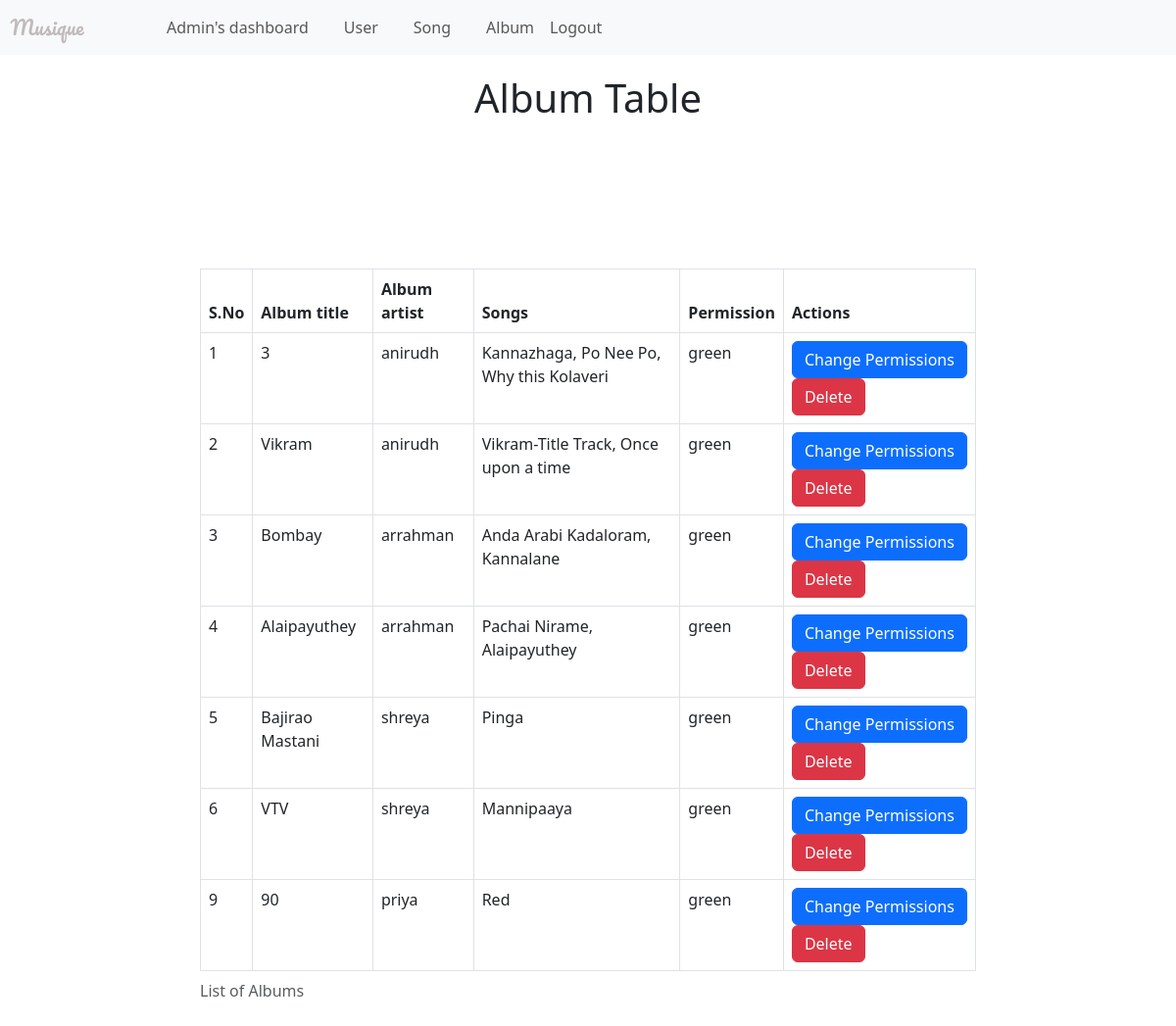
The page /admin/album/ (signed in) on the database its author committed.
### website/models.py (models this page shows)
class Album(db.Model):
    album_id = db.Column(db.Integer, primary_key=True, autoincrement=True)
    album_title = db.Column(db.String(255))
    album_artist = db.Column(db.String, db.ForeignKey('user.username'), nullable=False)
    songs = db.relationship('Song', backref='album', lazy=True)
    flag = db.Column(db.String, default='green')

### website/auth.py (the view)
@auth.route('/admin/album/')
@login_required
def album_table():
        result_query = (
            db.session.query(
                Album.album_id,
                Album.album_title,
                Album.album_artist,
                func.group_concat(Song.Song_name, ', ').label('songs'),
                Album.flag
            )
            .join(Song, Album.album_id == Song.album_id)
            .group_by(Album.album_id)
            .all()
        )
        return render_template('admin/album_table.html', albums=result_query)

### website/__init__.py (called while the page is built)
def create_app():
    app = Flask(__name__, static_url_path='/static', static_folder='static')
    app.config['SECRET_KEY'] = 'hjshjhdjah kjshkjdhjs'
    app.config['SQLALCHEMY_DATABASE_URI'] = f'sqlite:///{DB_NAME}'
    db.init_app(app)
    from .auth import auth
    from .models import User, Song, Album, Playlist
    app.register_blueprint(auth, url_prefix='/')
    with app.app_context():
        db.create_all()
    login_manager.login_view = 'auth.login'
    login_manager.init_app(app)
    @login_manager.user_loader
    def load_user(id):
        return User.query.get(int(id))
    return app

### website/templates/admin/album_table.html (shortened to what this page needs)
<!DOCTYPE html>
<html lang="en">
<head>
    <link href="https://cdn.jsdelivr.net/npm/bootstrap@5.3.0/dist/css/bootstrap.min.css" rel="stylesheet">
</head>
<body>
    <nav class="navbar navbar-expand-lg navbar-light bg-light">
        <div class="container-fluid">
            <a class="navbar-brand fancy-font" href="#">
                Musique
            </a>
            <div class="collapse navbar-collapse" id="navbarNav">
                <ul class="navbar-nav" style="margin-left: 150px;">
                    <li class="nav-item" style="margin-right: 20px;">
                        <a class="nav-link btn btn-outline-primary" href="{{ url_for('auth.index') }}">Admin's dashboard</a>
                    </li>
                    <li class="nav-item" style="margin-right: 20px;">
                        <a class="nav-link btn btn-outline-primary" href="{{ url_for('auth.user_table') }}">User</a>
                    </li>
                    <li class="nav-item" style="margin-right: 20px;">
                        <a class="nav-link btn btn-outline-primary" href="{{ url_for('auth.song_table') }}">Song</a>
                    </li>
                    <li class="nav-item">
                        <a class="nav-link btn btn-outline-primary" href="{{ url_for('auth.album_table') }}">Album</a>
                    </li>
                </ul>
                <ul class="navbar-nav ml-auto">
                    <li class="nav-item">
                        <a class="nav-link btn btn-outline-primary" href="{{ url_for('auth.welcome')}}">Logout</a>
                    </li>
                </ul>
            </div>
        </div>
    </nav>
    <h1 class="page-title">Album Table</h1>
    <div class="row justify-content-center">
        <div class="col-md-8">
            <table class="table table-bordered">
                <caption>List of Albums</caption>
                <thead>
                <tr>
                    <th scope="col">S.No</th>
                    <th scope="col">Album title</th>
                    <th scope="col">Album artist</th>
                    <th scope="col">Songs</th>
                    <th scope="col">Permission</th>
                    <th scope="col">Actions</th>
                </tr>
                </thead>
                <tbody>
                    {% for album in albums %}
                    <tr>
                        <td>{{ album.album_id }}</td>
                        <td>{{ album.album_title }}</td>
                        <td>{{album.album_artist }}</td>
                        <td>{{album.songs }}</td>
                        <td>{{ album.flag }}</td>
                        <td>
                            <a href="{{ url_for('auth.change_album_permissions', album_id=album.album_id, flag=album.flag) }}" class="btn btn-primary" data-bs-toggle="modal" data-bs-target="#permissionModal{{ album.album_id }}">Change Permissions</a>
                            <a href="{{ url_for('auth.delete_album', album_id=album.album_id) }}" class="btn btn-danger" data-bs-toggle="modal" data-bs-target="#deleteModal{{ album.album_id }}">Delete</a>
                        </td>
                    </tr>
                    {% endfor %}
                </tbody>
            </table>
        </div>
    </div>
</body>
</html>

### website/templates/admin/album_table.html (style rules this page uses)
.fancy-font { font-family: 'Pacifico', cursive; color: #c2baba; margin-bottom: 20px; position: absolute; top: 50%; left: 4%; transform: translate(-50%, -50%); }
.navbar-brand { font-family: 'Pacifico',cursive !important; }
.page-title { text-align: center; margin-top: 20px; }

### rows shown on the page
Album: album_id "1", album_title "3", album_artist "anirudh", songs "Kannazhaga, Po Nee Po, Why this Kolaveri", flag "green"
Album: album_id "2", album_title "Vikram", album_artist "anirudh", songs "Vikram-Title Track, Once upon a time", flag "green"
Album: album_id "3", album_title "Bombay", album_artist "arrahman", songs "Anda Arabi Kadaloram, Kannalane", flag "green"
Album: album_id "4", album_title "Alaipayuthey", album_artist "arrahman", songs "Pachai Nirame, Alaipayuthey", flag "green"
Album: album_id "5", album_title "Bajirao Mastani", album_artist "shreya", songs "Pinga", flag "green"
Album: album_id "6", album_title "VTV", album_artist "shreya", songs "Mannipaaya", flag "green"
Album: album_id "9", album_title "90", album_artist "priya", songs "Red", flag "green"
